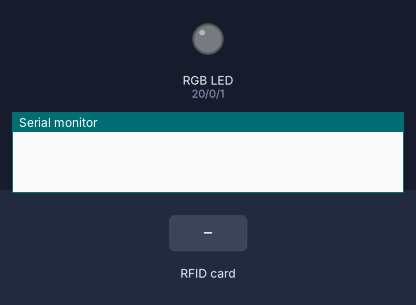
Bench run of a program on a simulated ESP32-C3. On the bench: an RGB LED mixed from three pins (HIGH = lit), the last lines printed to the serial monitor. The test bench sets the inputs (shaded band).

Above: at 1.2 s.
1.3 s: RFID card 04 96 DA 75 3E 61 80 held to the reader
At 1.9 s:
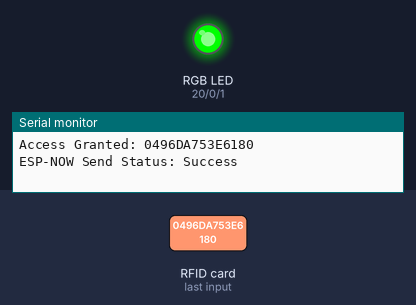
At 5.33 s:
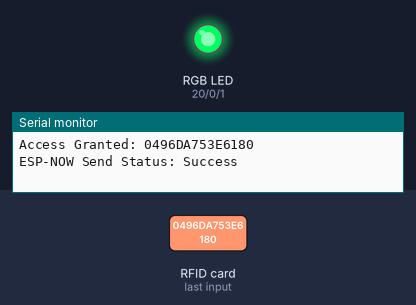
7.3 s: RFID card 5D A8 5A 06 held to the reader
At 17.2 s:
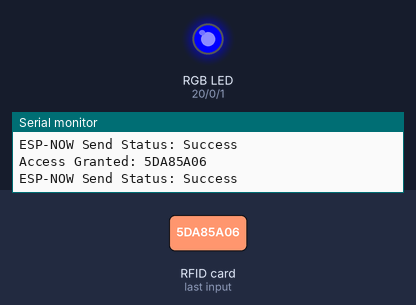
Timing chart, 0 to 18.7 s (numbered marks = the images above; inputs shaded):
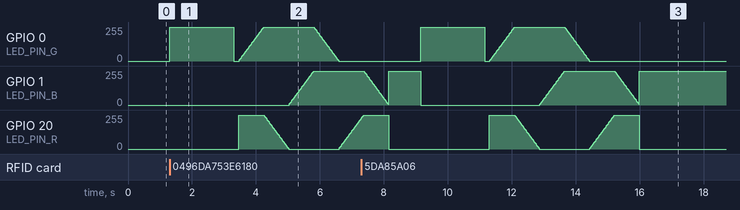

Measured:
- after the input at 1.3 s, GPIO 1 (LED_PIN_B): moves from 0/255 to 255/255 over 0.77 s, starting after 3.7 s

The program:

main.cpp
```cpp
#include <Arduino.h>
#include <SPI.h>
#include <MFRC522.h>
#include <esp_now.h>
#include <WiFi.h>
#include <esp_wifi.h>


#define RST_PIN         3
#define SS_PIN          7

MFRC522 mfrc522(SS_PIN, RST_PIN);

//RGB LED Pins
#define LED_PIN_R 20 // Red
#define LED_PIN_G 0  // Green
#define LED_PIN_B 1  // Blue

// --- AUTHORIZATION SETTINGS ---
// Add your authorized UIDs here (Must be UPPERCASE)
String allowedUIDs[] = {"0496DA753E6180", "5DA85A06"};
int allowedCount = sizeof(allowedUIDs) / sizeof(allowedUIDs[0]);

uint8_t broadcastAddress[] = {0xFF, 0xFF, 0xFF, 0xFF, 0xFF, 0xFF};

typedef struct {
    char uid[32];   // adjust size to match your UID
} esp_now_data_t;

esp_now_data_t outgoingData;


void OnDataSent(const wifi_tx_info_t *tx_info, esp_now_send_status_t status) {
    Serial.print("ESP-NOW Send Status: ");
    Serial.println(status == ESP_NOW_SEND_SUCCESS ? "Success" : "Fail");
}


esp_now_peer_info_t peerInfo;

void flashRed() {
  analogWrite(LED_PIN_B, 0);
  for (int i = 0; i < 4; i++) {
    analogWrite(LED_PIN_R, 255);
    delay(150);
    analogWrite(LED_PIN_R, 0);
    delay(150);

  }
  analogWrite(LED_PIN_B, 255);
}

// Helper function to convert Hue to RGB and write to pins
void setHue(int hue) { // hue: 0 to 360
  int r, g, b;
  float s = 1.0, v = 1.0; // Max saturation and brightness

  float c = v * s;
  float x = c * (1 - abs(fmod(hue / 60.0, 2) - 1));
  float m = v - c;
  float rf, gf, bf;

  if (hue < 60) { rf = c; gf = x; bf = 0; }
  else if (hue < 120) { rf = x; gf = c; bf = 0; }
  else if (hue < 180) { rf = 0; gf = c; bf = x; }
  else if (hue < 240) { rf = 0; gf = x; bf = c; }
  else if (hue < 300) { rf = x; gf = 0; bf = c; }
  else { rf = c; gf = 0; bf = x; }

  // Convert to 0-255 for analogWrite
  analogWrite(LED_PIN_R, (rf + m) * 255);
  analogWrite(LED_PIN_G, (gf + m) * 255);
  analogWrite(LED_PIN_B, (bf + m) * 255);
}

void rainbowCycle(int ms) {
  for (int h = 0; h < 360; h++) {
    setHue(h);
    delay(ms / 360); // Distribute duration across 360 degrees
  }
  // Turn off after cycle
  analogWrite(LED_PIN_R, 0);
  analogWrite(LED_PIN_G, 0);
  analogWrite(LED_PIN_B, 0);
}

void setPurple() {
  analogWrite(LED_PIN_R, 255);
  analogWrite(LED_PIN_G, 0);
  analogWrite(LED_PIN_B, 255);
  delay(2000);
}


void setup() {
  Serial.begin(115200);
  while (!Serial);

  SPI.begin(4, 5, 6, 7);
  mfrc522.PCD_Init();
  WiFi.mode(WIFI_STA);
  esp_wifi_set_promiscuous(true);
  esp_wifi_set_channel(1, WIFI_SECOND_CHAN_NONE);
  esp_wifi_set_promiscuous(false);
  esp_wifi_set_max_tx_power(40);

  if (esp_now_init() != ESP_OK) return;

  esp_now_register_send_cb(OnDataSent);

  memset(&peerInfo, 0, sizeof(peerInfo));
  memcpy(peerInfo.peer_addr, broadcastAddress, 6);
  peerInfo.channel = 0;
  peerInfo.encrypt = false;
  esp_now_add_peer(&peerInfo);

  pinMode(LED_PIN_B, OUTPUT);
  pinMode(LED_PIN_R, OUTPUT);
  pinMode(LED_PIN_G, OUTPUT);


}

void loop() {
  if (!mfrc522.PICC_IsNewCardPresent()) return;
  if (!mfrc522.PICC_ReadCardSerial()) return;

  // 1. Get UID from tag
  String tempUID = "";
  for (byte i = 0; i < mfrc522.uid.size; i++) {
    tempUID += String(mfrc522.uid.uidByte[i] < 0x10 ? "0" : "");
    tempUID += String(mfrc522.uid.uidByte[i], HEX);
  }
  tempUID.toUpperCase();

  // 2. Check if UID is in the allowed array
  bool authorized = false;
  for (int i = 0; i < allowedCount; i++) {
    if (tempUID == allowedUIDs[i]) {
      authorized = true;
      break;
    }
  }


  memset(outgoingData.uid, 0, sizeof(outgoingData.uid));
  tempUID.toCharArray(outgoingData.uid, sizeof(outgoingData.uid));

  esp_err_t result = esp_now_send(
    broadcastAddress,
    (uint8_t*)&outgoingData,
    sizeof(outgoingData)
  );

  if (result != ESP_OK) {
    Serial.println("ESP-NOW send failed");
  }

  // 3. Logic based on authorization
if (authorized) {
  Serial.println("Access Granted: " + tempUID);


  analogWrite(LED_PIN_B, 0);
  analogWrite(LED_PIN_G, 255);
  delay(2000);
  analogWrite(LED_PIN_G, 0);
  delay(150);
  rainbowCycle(5000);
  analogWrite(LED_PIN_B, 255);
}
  else {
    Serial.println("Access Denied: " + tempUID);
    flashRed();
  }


  mfrc522.PICC_HaltA();
  delay(1000);
}
```
